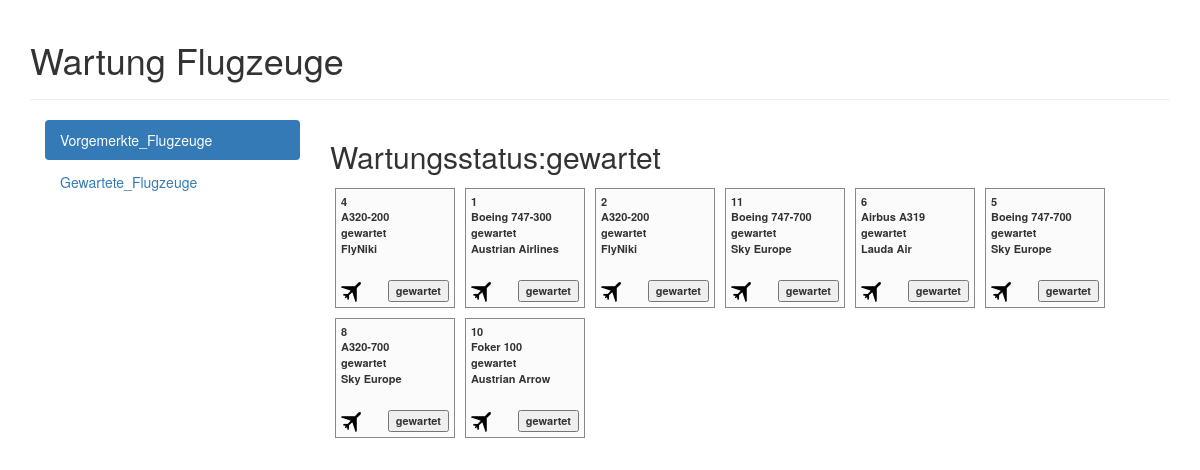
Screenshot of /Prufung2018/index.php?navi=gewartet with the database file from the repository.
### tables this page shows
CREATE TABLE `flugzeuge` (
  `flugzeugID` int(11) NOT NULL,
  `bezeichnung` varchar(30) NOT NULL,
  `fluglinie` varchar(30) NOT NULL,
  `flugstunden` int(11) NOT NULL,
  `wartungsstatus` varchar(15) NOT NULL
);

### Prufung2018/utility/DB.class.php (called while the page is built, shortened)
<?php
class DB{
	private $db = null;
	function doConnect() {
	    $this->db = new mysqli ("localhost","bwiuser","bwipasswort","bwi_ss18_pruef_flugzeug");
	}
	function auslesen($wartung) {
	    $arr = array();
	    $query = "Select flugzeugid as fid,
						bezeichnung as ftbez,
                        fluglinie as fli,
                        flugstunden as flw,
                        wartungsstatus as flw
						from flugzeuge
                        where wartungsstatus = '$wartung'
                        order by flugstunden";
	    $result = $this->db->query($query);
	    while ($flugzeug = $result->fetch_object()) {
	        $arr[] = $flugzeug;
	    }
	    return $arr;
	}
}
?>

### Prufung2018/inc/flugzeuge.php (the view)
<?php
$war = $_GET['navi'];
echo '<h2> Wartungsstatus:';
echo $war;
echo '</h2>';
$test = new DB();
$ergebnis = $test->auslesen($war);
foreach ($ergebnis as $objekt) {
    echo '<div class="flugzeug">';
    echo $objekt->fid;
    echo '<br />';
    echo $objekt->ftbez;
    echo '<br />';
    echo $objekt->flw;
    echo '<br />';
    echo $objekt->fli;
    echo '<br />';
    echo '<button type ="button" onclick="flugzeugclick(';
    echo $objekt->fid;
    echo ', ';
    echo $war;
    echo ')">';
    echo $war;
    echo '</button>';
    echo '</div>';
}
?>

### Prufung2018/index.php (shortened to what this page needs)
<?php
include 'utility/DB.class.php';
?>
<!DOCTYPE html>
<html lang="en">
  <head>
    <link rel="stylesheet" href="https://maxcdn.bootstrapcdn.com/bootstrap/3.3.6/css/bootstrap.min.css">
	<link rel="stylesheet" href="res/css/flugzeugstyle.css">
  </head>
  <body>
	<div class="container">
		<header class="page-header">
			<h1>Wartung Flugzeuge</h1>
		</header>
		<div class="col-md-3">
			<nav>
				<?php
				include 'inc/navi.php';
				?>
			</nav>
		</div>
		<div class="col-md-9">
			<main id="content">
				<?php
				include 'inc/flugzeuge.php';
				?>
			</main>
		</div>
	</div>
  </body>
</html>

### Prufung2018/inc/navi.php
<?php
$navi1 = "Vorgemerkte_Flugzeuge";
$navi2 = "Gewartete_Flugzeuge";
$navi22 = "vorgemerkt";
$navi11 = "gewartet";
echo '<ul class="nav nav-pills nav-stacked">';
    echo '<li role="presentation"';
        if(isset($_GET['navi'])) {
            if ($_GET['navi'] == $navi11) {
                echo 'class="active"';
            }
        }
    echo '>';
    echo '<a href = "index.php?navi=';
        echo $navi11;
        echo '">';
        echo $navi1;
    echo '</a></li>';
    echo '<li role="presentation"';
    if(isset($_GET['navi'])) {
        if ($_GET['navi'] == $navi22) {
            echo 'class="active"';
        }
    }
    echo '>';
    echo '<a href = "index.php?navi=';
    echo $navi22;
    echo '">';
    echo $navi2;
    echo '</a></li>';
echo '</ul>'
?>

### Prufung2018/res/css/flugzeugstyle.css (style rules this page uses)
.flugzeug { width: 120px; height: 120px; float: left; font-weight: bold; font-size: 11px; border: 1px solid #888; margin: 5px; padding: 5px; position: relative; background-color: #fbfbfb; background-image: url("../img/airplane.png"); background-repeat: no-repeat; background-position: left bottom; }
.flugzeug button { position: absolute; bottom: 5px; right: 5px; }

### rows the page displays
flugzeuge: flugzeugID "4", bezeichnung "A320-200", wartungsstatus "gewartet", fluglinie "FlyNiki"
flugzeuge: flugzeugID "1", bezeichnung "Boeing 747-300", wartungsstatus "gewartet", fluglinie "Austrian Airlines"
flugzeuge: flugzeugID "2", bezeichnung "A320-200", wartungsstatus "gewartet", fluglinie "FlyNiki"
flugzeuge: flugzeugID "11", bezeichnung "Boeing 747-700", wartungsstatus "gewartet", fluglinie "Sky Europe"
flugzeuge: flugzeugID "6", bezeichnung "Airbus A319", wartungsstatus "gewartet", fluglinie "Lauda Air"
flugzeuge: flugzeugID "5", bezeichnung "Boeing 747-700", wartungsstatus "gewartet", fluglinie "Sky Europe"
flugzeuge: flugzeugID "8", bezeichnung "A320-700", wartungsstatus "gewartet", fluglinie "Sky Europe"
flugzeuge: flugzeugID "10", bezeichnung "Foker 100", wartungsstatus "gewartet", fluglinie "Austrian Arrow"

### other values shown
$navi1 "Vorgemerkte_Flugzeuge"
$navi2 "Gewartete_Flugzeuge"
$war "gewartet"
